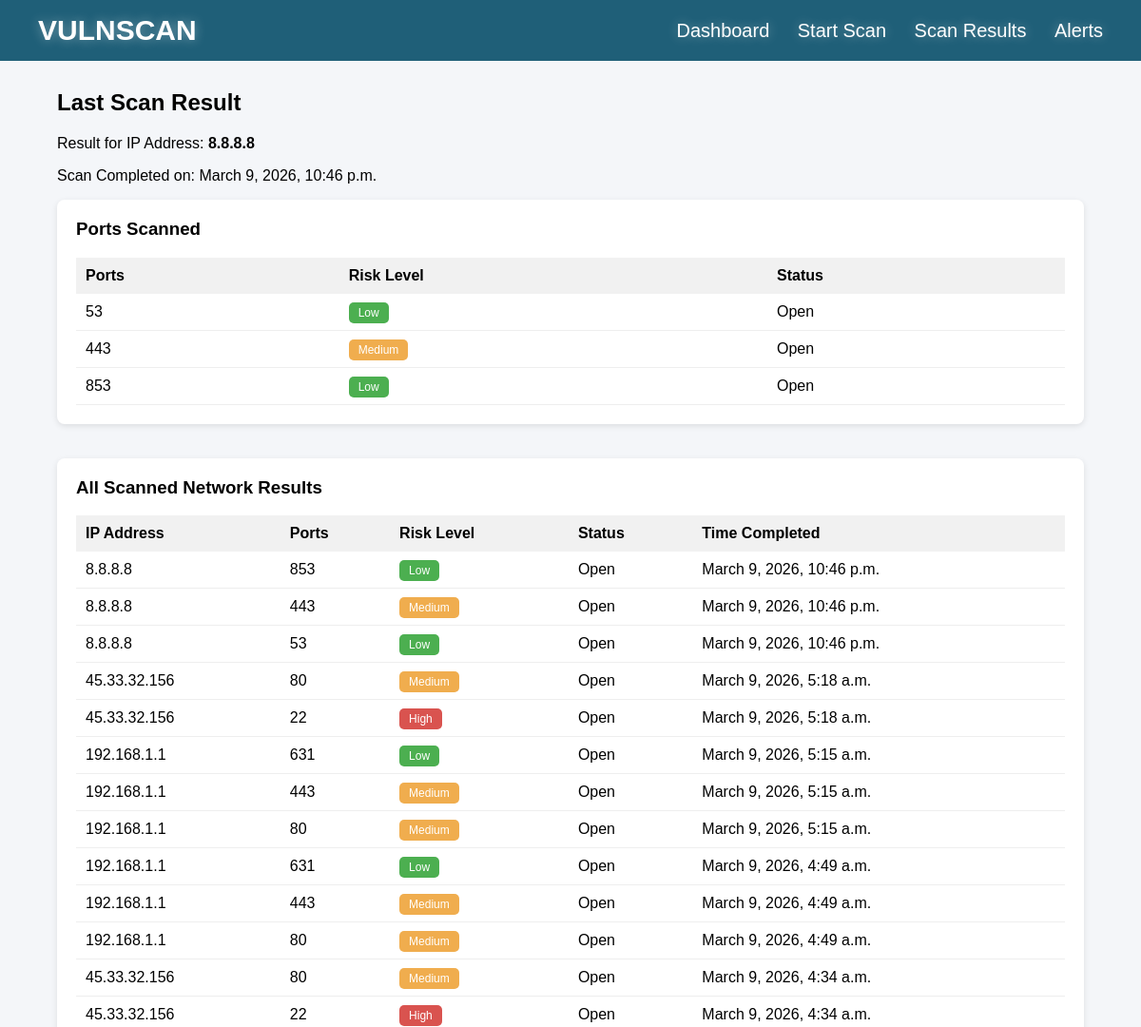
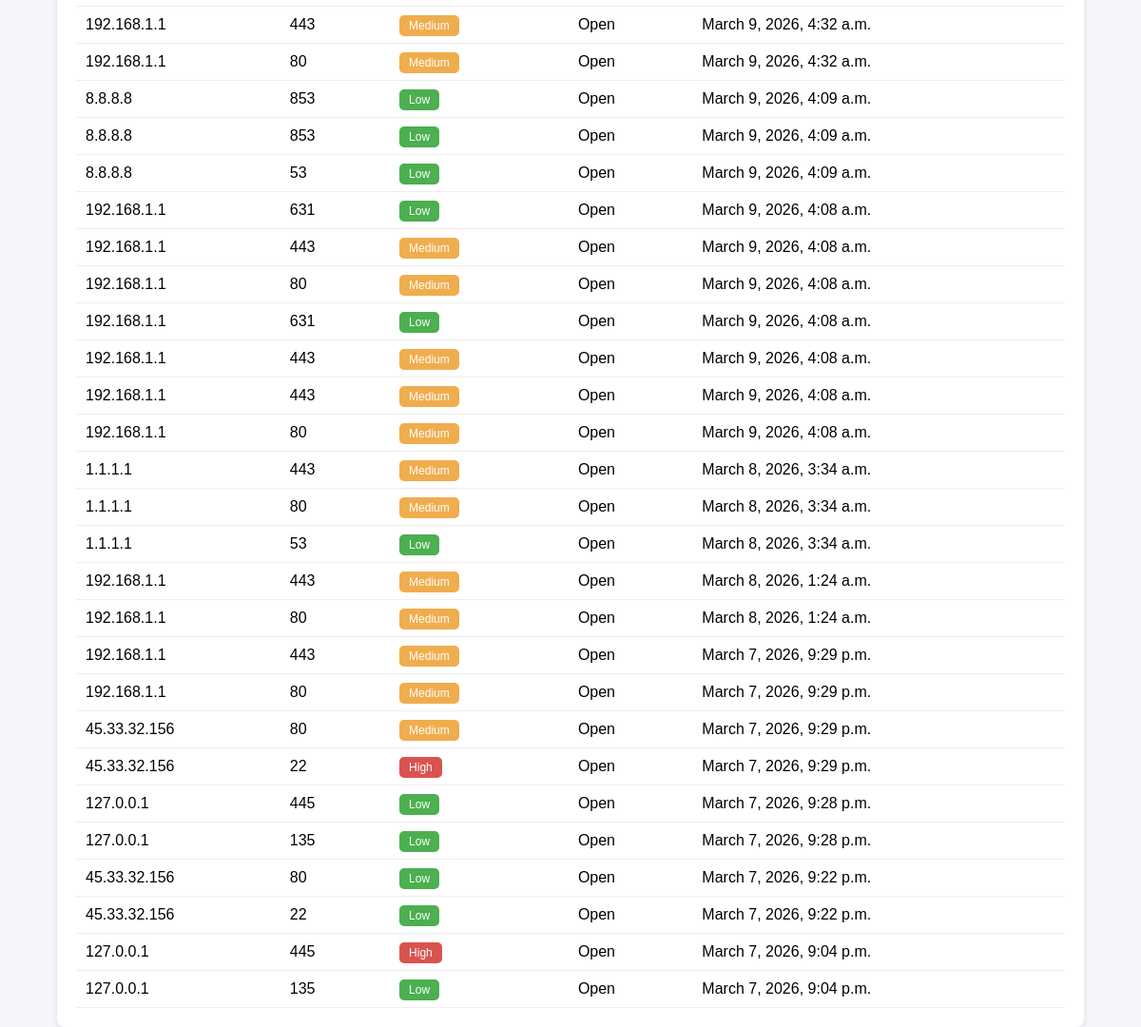
The app's page /Scan_Result/ (signed in) with its own data (2 pictures, top to bottom).
### vulnscan_app/models.py (models this page shows, shortened)
class Device(models.Model):
    ip_address = models.CharField(max_length=50)
    hostname = models.CharField(max_length=100, blank=True, null=True)
    last_scan = models.DateTimeField(auto_now=True)

class ScanResults(models.Model):
    device = models.ForeignKey(Device, on_delete=models.CASCADE)
    port = models.IntegerField()
    risk_level = models.CharField(max_length=20)
    timestamp = models.DateTimeField(auto_now_add=True)

### vulnscan_app/views.py (the view)
# urls.py: path('Scan_Result/', views.results, name="Scan_Result"),
@login_required
def results(request):
    latest_device = Device.objects.order_by('-last_scan').first()
    latest_results = None
    if latest_device:
        latest_results = ScanResults.objects.filter(device=latest_device)
    devices = Device.objects.all().order_by('-last_scan')
    all_results = ScanResults.objects.all().order_by('-timestamp')
    context = {
        "latest_device": latest_device,
        "latest_results": latest_results,
        "devices": devices,
        "all_results": all_results
    }
    return render(request, "Scan_Result.html", context)

### templates/Scan_Result.html
{% extends "base.html" %}
{% block content %}
<h2>Last Scan Result </h2>
{% if latest_results %}
<p>
    Result for IP Address: <strong>{{ latest_device.ip_address }}</strong>
</p>
<p>
    Scan Completed on: {{ latest_device.last_scan}}
</p>
<div class="table-box">
    <h3>Ports Scanned</h3>
    <table>
        <tr>
            <th>Ports</th>
            <th>Risk Level</th>
            <th>Status</th>
        </tr>
        {% for r in latest_results %}
        <tr>
            <td>{{ r.port }}</td>
            <td><span class="{{ r.risk_level|lower }}">{{ r.risk_level }}</span></td>
            <td>Open</td>
        </tr>
        {% endfor %}
    </table>
    </div>
        {% else %}
    <p>No open ports detected or host unreachable.</p>
     {% endif %}
    <br><br>
    <div class="table-box">
        <h3>All Scanned Network Results</h3>
        <table>
            <tr>
                <th>IP Address</th>
                <th>Ports</th>
                <th>Risk Level</th>
                <th>Status</th>
                <th>Time Completed</th>
            </tr>
            {% for r in all_results %}
            <tr>
                <td>{{ r.device.ip_address}}</td>
                <td>{{ r.port }}</td>
                <td><span class="{{ r.risk_level|lower }}">{{ r.risk_level }}</span></td>                <td>Open</td>
                <td>{{ r.timestamp }}</td>
            </tr>
            {% endfor %}
        </table>
    </div>
    {% endblock %}

### static/css/style.css (style rules this page uses)
body { font-family: Arial, Helvetica, sans-serif; background-color: #f4f6f9; margin:0; }
.table-box { background: white; padding: 20px; border-radius: 8px; box-shadow:0 2px 6px rgba(0,0,0,0.1); }
.table-box h3 { margin-top: 0; }
table { width: 100%; border-collapse: collapse; margin-top: 10px; }
th { background: #f1f1f1; text-align: left; padding: 10px; }
td { padding: 10px; border-bottom: 1px solid #eee; }
.low { background:#4caf50; color: white; padding: 4px 10px; border-radius: 5px; font-size: 12px; }
.medium { background: #f0ad4e; color: white; padding:4px 10px; border-radius: 5px; font-size: 12px; }
.high { background: #d9534f; color: white; padding: 4px 10px; border-radius: 5px; font-size: 12px; }

### records on screen
Device: ip_address "8.8.8.8", last_scan "March 9, 2026, 10:46 p.m."
ScanResults: port "53", risk_level "Low", device.ip_address "8.8.8.8", timestamp "March 9, 2026, 10:46 p.m."
ScanResults: port "443", risk_level "Medium", device.ip_address "8.8.8.8", timestamp "March 9, 2026, 10:46 p.m."
ScanResults: port "853", risk_level "Low", device.ip_address "8.8.8.8", timestamp "March 9, 2026, 10:46 p.m."
ScanResults: device.ip_address "45.33.32.156", port "80", risk_level "Medium", timestamp "March 9, 2026, 5:18 a.m."
ScanResults: device.ip_address "45.33.32.156", port "22", risk_level "High", timestamp "March 9, 2026, 5:18 a.m."
ScanResults: device.ip_address "192.168.1.1", port "631", risk_level "Low", timestamp "March 9, 2026, 5:15 a.m."
ScanResults: device.ip_address "192.168.1.1", port "443", risk_level "Medium", timestamp "March 9, 2026, 5:15 a.m."
ScanResults: device.ip_address "192.168.1.1", port "80", risk_level "Medium", timestamp "March 9, 2026, 5:15 a.m."
ScanResults: device.ip_address "192.168.1.1", port "631", risk_level "Low", timestamp "March 9, 2026, 4:49 a.m."
ScanResults: device.ip_address "192.168.1.1", port "443", risk_level "Medium", timestamp "March 9, 2026, 4:49 a.m."
ScanResults: device.ip_address "192.168.1.1", port "80", risk_level "Medium", timestamp "March 9, 2026, 4:49 a.m."
ScanResults: device.ip_address "45.33.32.156", port "80", risk_level "Medium", timestamp "March 9, 2026, 4:34 a.m."
ScanResults: device.ip_address "45.33.32.156", port "22", risk_level "High", timestamp "March 9, 2026, 4:34 a.m."
ScanResults: device.ip_address "192.168.1.1", port "443", risk_level "Medium", timestamp "March 9, 2026, 4:32 a.m."
ScanResults: device.ip_address "192.168.1.1", port "80", risk_level "Medium", timestamp "March 9, 2026, 4:32 a.m."
ScanResults: device.ip_address "8.8.8.8", port "853", risk_level "Low", timestamp "March 9, 2026, 4:09 a.m."
ScanResults: device.ip_address "8.8.8.8", port "853", risk_level "Low", timestamp "March 9, 2026, 4:09 a.m."
ScanResults: device.ip_address "8.8.8.8", port "53", risk_level "Low", timestamp "March 9, 2026, 4:09 a.m."
ScanResults: device.ip_address "192.168.1.1", port "631", risk_level "Low", timestamp "March 9, 2026, 4:08 a.m."
ScanResults: device.ip_address "192.168.1.1", port "443", risk_level "Medium", timestamp "March 9, 2026, 4:08 a.m."
ScanResults: device.ip_address "192.168.1.1", port "80", risk_level "Medium", timestamp "March 9, 2026, 4:08 a.m."
ScanResults: device.ip_address "192.168.1.1", port "631", risk_level "Low", timestamp "March 9, 2026, 4:08 a.m."
ScanResults: device.ip_address "192.168.1.1", port "443", risk_level "Medium", timestamp "March 9, 2026, 4:08 a.m."
ScanResults: device.ip_address "192.168.1.1", port "443", risk_level "Medium", timestamp "March 9, 2026, 4:08 a.m."
ScanResults: device.ip_address "192.168.1.1", port "80", risk_level "Medium", timestamp "March 9, 2026, 4:08 a.m."
ScanResults: device.ip_address "1.1.1.1", port "443", risk_level "Medium", timestamp "March 8, 2026, 3:34 a.m."
ScanResults: device.ip_address "1.1.1.1", port "80", risk_level "Medium", timestamp "March 8, 2026, 3:34 a.m."
ScanResults: device.ip_address "1.1.1.1", port "53", risk_level "Low", timestamp "March 8, 2026, 3:34 a.m."
ScanResults: device.ip_address "192.168.1.1", port "443", risk_level "Medium", timestamp "March 8, 2026, 1:24 a.m."
ScanResults: device.ip_address "192.168.1.1", port "80", risk_level "Medium", timestamp "March 8, 2026, 1:24 a.m."
ScanResults: device.ip_address "192.168.1.1", port "443", risk_level "Medium", timestamp "March 7, 2026, 9:29 p.m."
ScanResults: device.ip_address "192.168.1.1", port "80", risk_level "Medium", timestamp "March 7, 2026, 9:29 p.m."
ScanResults: device.ip_address "45.33.32.156", port "80", risk_level "Medium", timestamp "March 7, 2026, 9:29 p.m."
ScanResults: device.ip_address "45.33.32.156", port "22", risk_level "High", timestamp "March 7, 2026, 9:29 p.m."
ScanResults: device.ip_address "127.0.0.1", port "445", risk_level "Low", timestamp "March 7, 2026, 9:28 p.m."
ScanResults: device.ip_address "127.0.0.1", port "135", risk_level "Low", timestamp "March 7, 2026, 9:28 p.m."
ScanResults: device.ip_address "45.33.32.156", port "80", risk_level "Low", timestamp "March 7, 2026, 9:22 p.m."
ScanResults: device.ip_address "45.33.32.156", port "22", risk_level "Low", timestamp "March 7, 2026, 9:22 p.m."
ScanResults: device.ip_address "127.0.0.1", port "445", risk_level "High", timestamp "March 7, 2026, 9:04 p.m."
ScanResults: device.ip_address "127.0.0.1", port "135", risk_level "Low", timestamp "March 7, 2026, 9:04 p.m."
